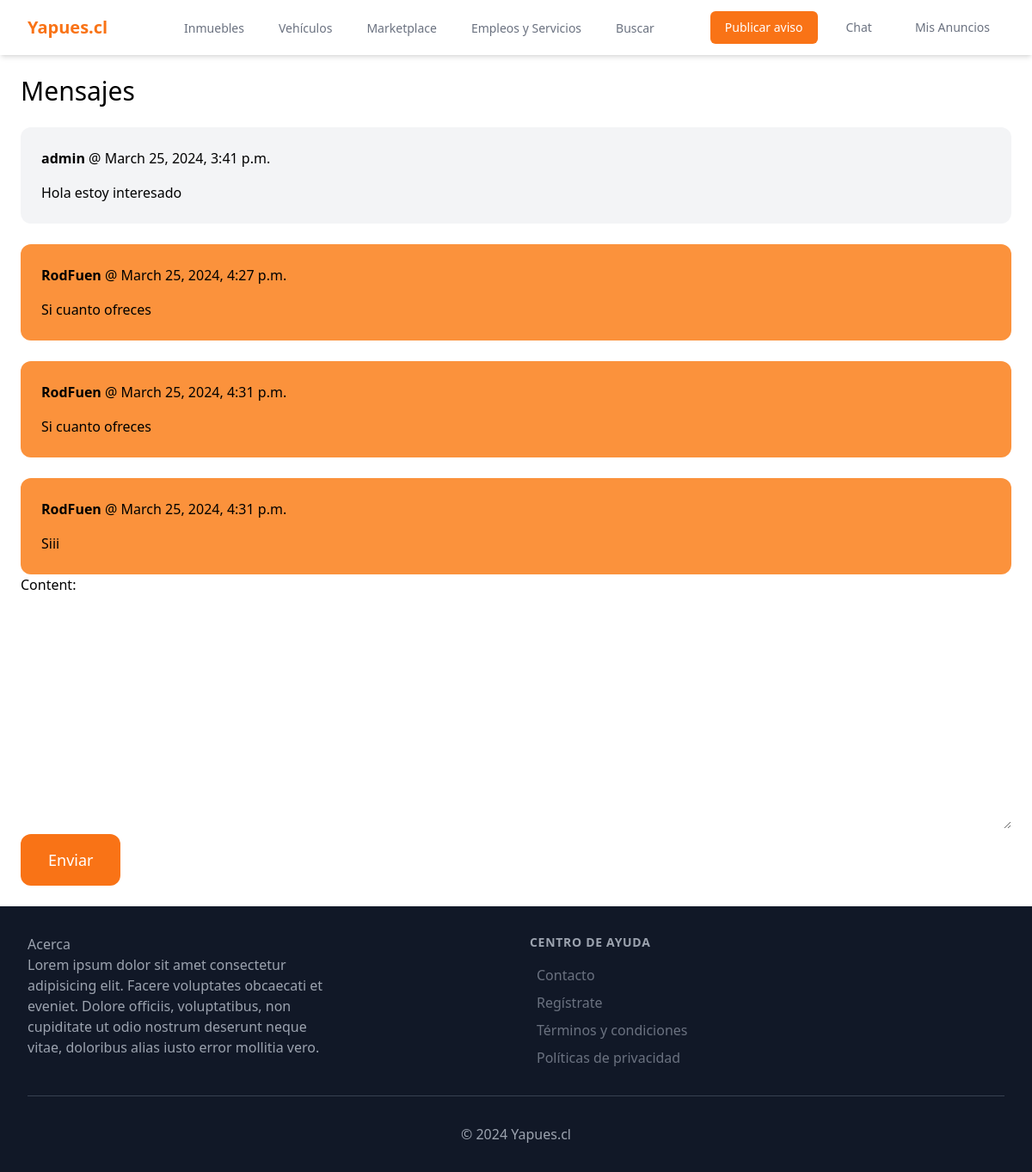
Screenshot of /inbox/1/ (signed in) with the database file from the repository.
### conversation/models.py (models this page shows)
class ConversationMessage(models.Model):
    conversation = models.ForeignKey(Conversation, related_name='messages', on_delete=models.CASCADE)
    content = models.TextField()
    created_at = models.DateTimeField(auto_now_add=True)
    created_by = models.ForeignKey(User, related_name='created_messages', on_delete=models.CASCADE)

### conversation/views.py (the view)
# urls.py: path('<int:pk>/', views.detail, name='detail'),
@login_required
def detail(request, pk):
    conversation = Conversation.objects.filter(members__in=[request.user.id]).get(pk=pk)
    if request.method == 'POST':
        form = ConversationMessageForm(request.POST)
        if form.is_valid():
            conversation_message = form.save(commit=False)
            conversation_message.conversation = conversation
            conversation_message.created_by = request.user
            conversation_message.save()
            conversation.save()
            return redirect('conversation:detail', pk=pk)
    else:
        form = ConversationMessageForm()
    return render(request, 'conversation/detail.html', {
        'conversation': conversation,
        'form': form
    })

### conversation/forms.py
class ConversationMessageForm(forms.ModelForm):
    class Meta:
        model = ConversationMessage
        fields = ('content',)
        widgets = {
            'content': forms.Textarea(attrs={
                'class': 'w-full py-4 px-6 rounded-xl',
            })
        }

### conversation/templates/conversation/detail.html (shortened to what this page needs)
{% extends 'core/base.html' %}
{% block content %}
<h1 class="mb-6 text-3xl">Mensajes</h1>
<div class="space-y-6">
    {% for message in conversation.messages.all  %}
        <div class="p-6 flex {% if message.created_by == request.user %}bg-orange-400{% else %}bg-gray-100{% endif %} rounded-xl">
            <div>
                <p class="mb-4"><strong>{{ message.created_by.username }}</strong> @ {{ message.created_at }}</p>
                <p>{{ message.content }}</p>
            </div>
        </div>
    {% endfor %}
</div>
<form method="post" action=".">
    {{ form.as_p }}
    <button class="py-4 px-8 text-lg bg-orange-500 hover:bg-orange-700 rounded-xl text-white">Enviar</button>
</form>
{% endblock %}

### rows the page displays
ConversationMessage: created_by.username "admin", created_at "March 25, 2024, 3:41 p.m.", content "Hola estoy interesado"
ConversationMessage: created_by.username "RodFuen", created_at "March 25, 2024, 4:27 p.m.", content "Si cuanto ofreces"
ConversationMessage: created_by.username "RodFuen", created_at "March 25, 2024, 4:31 p.m.", content "Si cuanto ofreces"
ConversationMessage: created_by.username "RodFuen", created_at "March 25, 2024, 4:31 p.m.", content "Siii"
